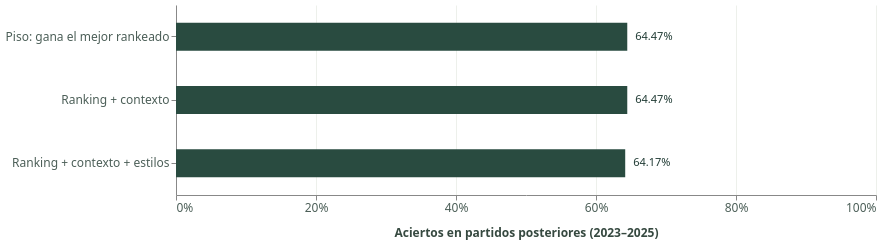

This figure's notebook cell:
### Markdown cell above
## 4. ¿Aporta el estilo sobre el ranking?

Se comparan exactamente los mismos partidos en ambas alternativas. El piso
determinista «gana el mejor rankeado» tiene accuracy, pero no probabilidades
calibradas para calcular log-loss. Se incluye además P=0,5 como piso probabilístico.
En ese piso, el desempate de accuracy elige A, por eso no da exactamente 50 %.

### Code cell
display(pd.DataFrame(informe['metrics']).T)
display(pd.Series(informe['comparison']))
alt.Chart.from_dict(graficos['rendimiento']).properties(width=700)

### Figure 1 — Vega-Lite specification as saved in the notebook (floating-point values rounded to 4 significant figures)
{"config": {"view": {"continuousWidth": 300, "continuousHeight": 300, "stroke": null}, "axis": {"gridColor": "#EDF0EB", "labelColor": "#4C5F58", "labelFontSize": 12, "labelLimit": 290, "tickCount": 6, "titleColor": "#364940", "titleFontSize": 12, "titlePadding": 14}, "background": "#FFFFFF", "font": "Segoe UI, system-ui, sans-serif", "legend": {"columns": 3, "labelColor": "#4C5F58", "labelFontSize": 12, "titleColor": "#364940", "titleFontSize": 12}}, "layer": [{"mark": {"type": "bar", "color": "#294B40", "size": 28}, "encoding": {"tooltip": [{"field": "modelo", "type": "nominal"}, {"field": "accuracy", "format": ".2%", "type": "quantitative"}], "x": {"axis": {"format": "%"}, "field": "accuracy", "scale": {"domain": [0, 1]}, "title": "Aciertos en partidos posteriores (2023–2025)", "type": "quantitative"}, "y": {"field": "modelo_corto", "sort": ["Piso: gana el mejor rankeado", "Ranking + contexto", "Ranking + contexto + estilos"], "title": null, "type": "nominal"}}}, {"mark": {"type": "text", "align": "left", "color": "#203B34", "dx": 8}, "encoding": {"text": {"field": "accuracy", "format": ".2%", "type": "quantitative"}, "tooltip": [{"field": "modelo", "type": "nominal"}, {"field": "accuracy", "format": ".2%", "type": "quantitative"}], "x": {"axis": {"format": "%"}, "field": "accuracy", "scale": {"domain": [0, 1]}, "title": "Aciertos en partidos posteriores (2023–2025)", "type": "quantitative"}, "y": {"field": "modelo_corto", "sort": ["Piso: gana el mejor rankeado", "Ranking + contexto", "Ranking + contexto + estilos"], "title": null, "type": "nominal"}}}], "data": {"name": "data-ea51c857294c2d7e4245defc805bcb52"}, "datasets": {"data-ea51c857294c2d7e4245defc805bcb52": [{"modelo": "Gana el mejor rankeado", "accuracy": 0.6447, "auc": null, "log_loss": null, "brier": null, "modelo_corto": "Piso: gana el mejor rankeado"}, {"modelo": "Ranking + contexto", "accuracy": 0.6447, "auc": 0.6975, "log_loss": 0.6297, "brier": 0.2201, "modelo_corto": "Ranking + contexto"}, {"modelo": "Ranking + contexto + estilos", "accuracy": 0.6417, "auc": 0.6962, "log_loss": 0.6306, "brier": 0.2205, "modelo_corto": "Ranking + contexto + estilos"}]}, "height": 190, "width": 700, "$schema": "https://vega.github.io/schema/vega-lite/v6.4.1.json"}
